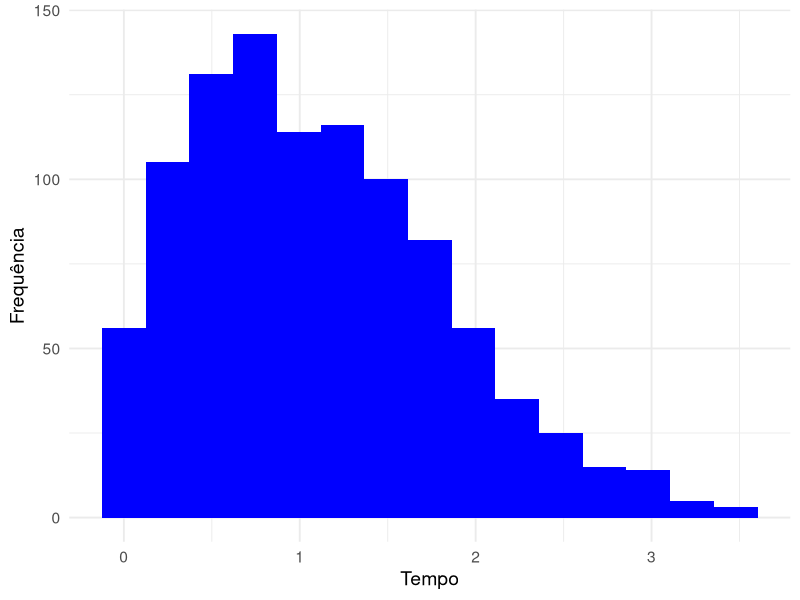
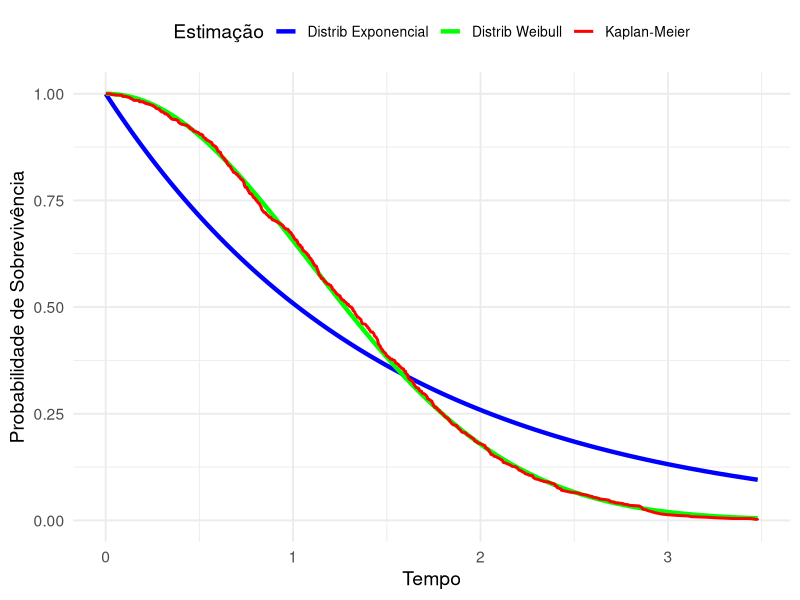

Write the R code that produced these figures, in order.
# ---------------------------------------------------------
# ---------------------------------------------------------
# ---------------------------------------------------------
# Análise de Sobrevivência - Modelagem de Dados com Censura
# Analista: Breno C R da Silva
# Data: 19/12/2024
# ---------------------------------------------------------
# ---------------------------------------------------------
# ---------------------------------------------------------

# -----------------------
# [1] Ativação de Pacotes
# -----------------------

library(survival)
library(ggplot2)

# -----------------------
# [2] Simulação dos Dados
# -----------------------

# Definindo Semente
set.seed(123)

# Parâmetros
n <- 1000       # Número total de observações
gamma <- 2      # Parâmetro shape da Weibull
alpha <- 1.5    # Parâmetro scale da Weibull
TaxaExp <- 1    # Taxa da distribuição exponencial
propCens <- 1/4 # Proporção desejada de censuras

# Vetores para armazenar os resultados
Tobservado <- numeric(n)
indCensura <- numeric(n)

# Contadores
nFalhas <- 0
nCensuras <- 0

# Loop para gerar os tempos
for (i in 1:n) {
  # Gerar um tempo de falha e um tempo de censura
  Tfalha <- rweibull(1, shape = gamma, scale = alpha)
  Tcensu <- rexp(1, rate = TaxaExp)
  
  # Verificar qual é o menor tempo
  if (Tfalha <= Tcensu) {
    Tobservado[i] <- Tfalha
    indCensura[i] <- 1 # Falha
    nFalhas <- nFalhas + 1
  } else {
    if (nCensuras < propCens * n) {
      Tobservado[i] <- Tcensu
      indCensura[i] <- 0 # Censura
      nCensuras <- nCensuras + 1
    } else {
      Tobservado[i] <- Tfalha
      indCensura[i] <- 1 # Falha
      nFalhas <- nFalhas + 1
    }
  }
}

# Verificar as proporções
cat("Proporção de falhas:", nFalhas / n, "\n")
cat("Proporção de censuras:", nCensuras / n, "\n")

# Dados simulados
dados <- data.frame(Tempo = Tobservado, Censura = indCensura)

# Histograma
ggplot(data = dados, aes(x = Tempo)) +
  geom_histogram(bins = 15, fill = "blue") +
  #xlim(c(0, max(dados$Tempo))) +
  labs(x = "Tempo", y = "Frequência") +
  theme_minimal(base_size = 14)

# -------------
# [3] Estimação
# -------------
# -------------------------------
# [3.1] Estimação Não Paramátrica
# -------------------------------
# ---------------------------------
# [3.1.1] Estimador de Kaplan-Meier
# ---------------------------------

# Modelo de Kaplan-Meier
ekm <- survfit(Surv(Tempo, Censura) ~ 1, data = dados)

# Formatando como DataFrame
DataEKM <- data.frame(Time = ekm$time, Survival = ekm$surv, Estimação = "Kaplan-Meier")


# ---------------------------
# [3.2] Estimação Paramátrica
# ---------------------------
# --------------------------------
# [3.2.1] Distribuição Exponencial
# --------------------------------

# Função de Sobrevivência
Stexp <- function(t, alpha) exp(-alpha * t)

# EMV de α
emvExp <- sum(dados$Censura) / sum(dados$Tempo)

# EMV da Sobrevivência
EMVSurvExp <- Stexp(dados$Tempo, emvExp)

# Formatando como DataFrame
DataExp <- data.frame(Time = dados$Tempo, Survival = EMVSurvExp, 
                      Estimação = "Distrib Exponencial")

# ----------------------------
# [3.2.1] Distribuição Weibull
# ----------------------------

# Função de Sobrevivência
StWeibull <- function(t, gamma, alpha) exp(-(t / alpha)^gamma)

# EMV de γ e α
# 1. Função Log-verossimilhança
logWeibull <- function(theta, dados){
  gamma <- theta[1] # Parâmetro de forma
  alpha <- theta[2] # Parâmetro de escala
  
  t <- dados$Tempo   # Tempo de falha
  c <- dados$Censura # Variável indicadora
  
  logv <- (sum(c) * log(gamma)) - (gamma * log(alpha) * sum(c)) +
    (gamma - 1) * sum(c * log(t)) - sum((t / alpha)^gamma)
  return(-logv)
}

# 2. Otimizando
theta0 <- c(1.5, 1)
estimate <- optim(par = theta0, fn = logWeibull,
                  gr = NULL, method = "BFGS", 
                  hessian = TRUE, dados = dados)

# EMV da Sobrevivência
EMVSurvWeib <- StWeibull(dados$Tempo, estimate$par[1], estimate$par[2])

# Formatando como DataFrame
DataWeib <- data.frame(Time = dados$Tempo, Survival = EMVSurvWeib, 
                       Estimação = "Distrib Weibull")

# --------------------
# [4] Análise Conjunta
# --------------------

# Unindo os dados para visualização
AllData <- rbind(DataEKM, DataExp, DataWeib)

# Gráfico com ggplot2
ggplot(AllData, aes(x = Time, y = Survival)) +
  geom_line(aes(color = Estimação, lwd = Estimação)) +
  labs(x = "Tempo", y = "Probabilidade de Sobrevivência") +
  theme_minimal(base_size = 14) +
  theme(legend.position = "top",
        legend.text = element_text(size = 10)) +
  scale_color_manual(values = c("blue", "green", "red")) +
  scale_linewidth_manual(values = c(1.5, 1.5, 1))


